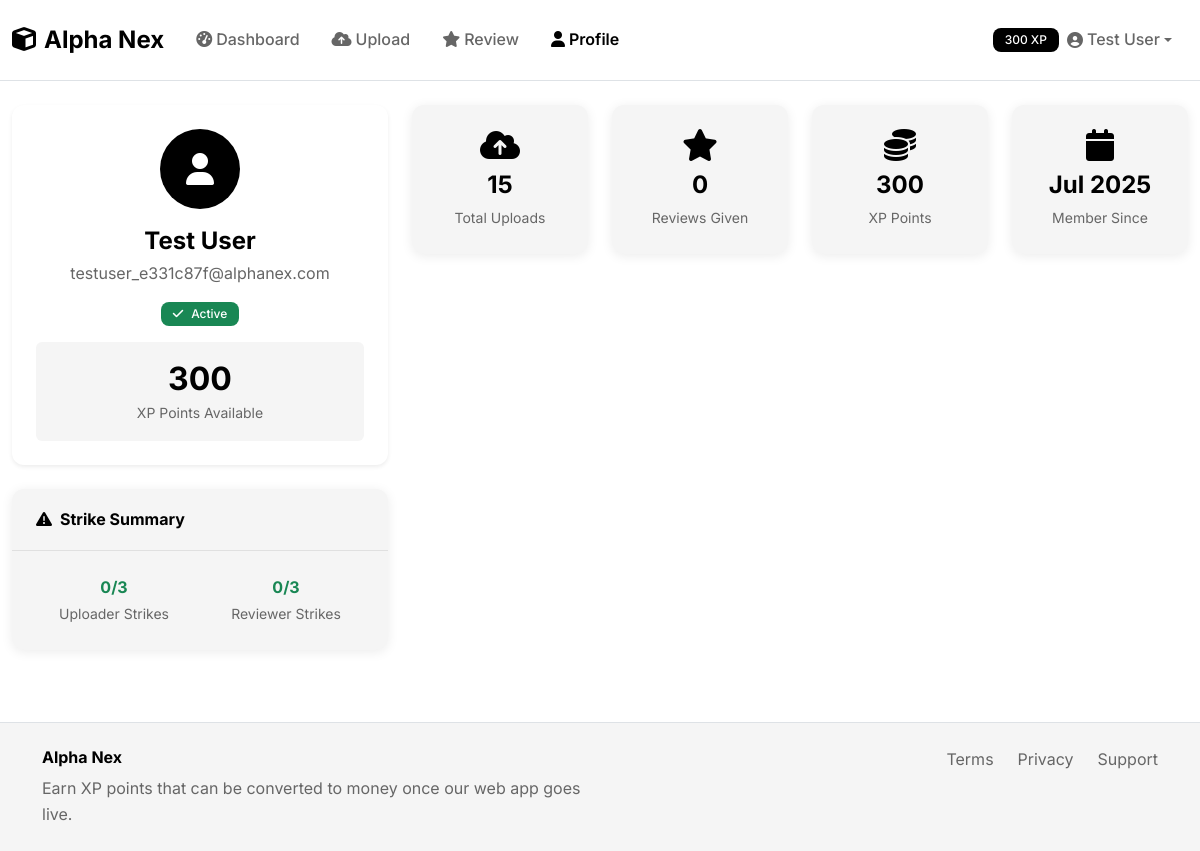
/profile (signed in), run on an earlier commit of the app's database.
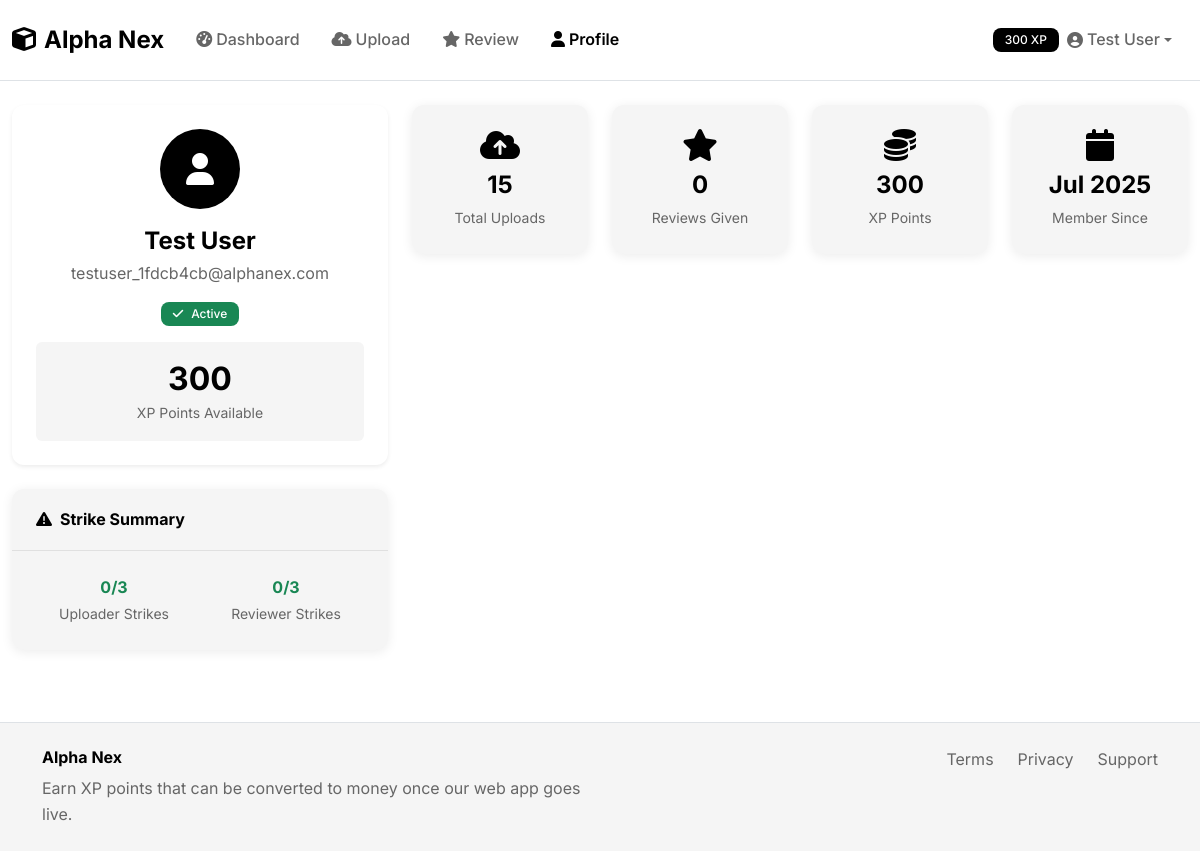
And on a later commit of the database.
### models.py (models this page shows, shortened)
class User(UserMixin, db.Model):
    id = db.Column(db.Integer, primary_key=True)
    name = db.Column(db.String(100), nullable=False)
    email = db.Column(db.String(120), unique=True, nullable=False)
    password_hash = db.Column(db.String(256), nullable=False)
    is_verified = db.Column(db.Boolean, default=False)
    xp_points = db.Column(db.Integer, default=0)
    uploader_strikes = db.Column(db.Integer, default=0)
    reviewer_strikes = db.Column(db.Integer, default=0)
    is_banned = db.Column(db.Boolean, default=False)
    created_at = db.Column(db.DateTime, default=datetime.utcnow)
    kyc_verified = db.Column(db.Boolean, default=False)
    document_path = db.Column(db.String(255))
    selfie_path = db.Column(db.String(255))
    daily_upload_bytes = db.Column(db.Integer, default=0)
    daily_upload_count = db.Column(db.Integer, default=0)
    daily_upload_reset = db.Column(db.DateTime, default=datetime.utcnow)
    daily_review_count = db.Column(db.Integer, default=0)
    daily_review_reset = db.Column(db.DateTime, default=datetime.utcnow)
    uploads = db.relationship('Upload', backref='user', lazy=True)
    reviews = db.relationship('Review', backref='reviewer', lazy=True)
    strikes = db.relationship('Strike', backref='user', lazy=True)

### routes.py (the view)
@app.route('/profile')
def profile():
    user_name = session.get('user_name')
    demo_user_id = session.get('demo_user_id')
    if not user_name or not demo_user_id:
        return redirect(url_for('name_entry'))
    demo_user = User.query.get(demo_user_id)
    if not demo_user:
        return redirect(url_for('name_entry'))
    strikes = Strike.query.filter_by(user_id=demo_user.id)\
                         .order_by(Strike.created_at.desc()).all()
    return render_template('profile.html', strikes=strikes,
                         current_user=demo_user, demo_user=demo_user)

### app.py (called while the page is built)
@login_manager.user_loader
def load_user(user_id):
    from models import User
    return User.query.get(int(user_id))

### templates/profile.html (shortened to what the changed rows need)
{% extends "base.html" %}
{% block content %}
<div class="row">
    <div class="col-lg-4">
        <div class="card border-0 shadow-sm mb-4">
            <div class="card-body text-center">
                <div class="bg-black text-white rounded-circle d-inline-flex align-items-center justify-content-center mb-3"
                     style="width: 80px; height: 80px;">
                    <i class="fas fa-user fa-2x"></i>
                </div>
                <h4 class="fw-bold text-black mb-1">{{ current_user.name }}</h4>
                <p class="text-muted mb-3">{{ current_user.email }}</p>
                <div class="d-flex justify-content-center gap-2 mb-3">
                    {% if current_user.is_banned %}
                    <span class="badge bg-danger">
                        <i class="fas fa-ban me-1"></i>Banned
                    </span>
                    {% else %}
                    <span class="badge bg-success">
                    </span>
                    {% endif %}
                </div>
                <div class="bg-light rounded p-3">
                    <h2 class="fw-bold text-black mb-0">{{ current_user.xp_points }}</h2>
                    <small class="text-muted">XP Points Available</small>
                </div>
            </div>
        </div>
        <div class="card border-0 {% if current_user.uploader_strikes > 0 or current_user.reviewer_strikes > 0 %}bg-warning bg-opacity-10 border-warning{% else %}bg-light{% endif %}">
            <div class="card-body">
                <div class="row text-center g-3">
                    <div class="col-6">
                        <div class="fw-bold text-{% if current_user.uploader_strikes >= 3 %}danger{% elif current_user.uploader_strikes > 0 %}warning{% else %}success{% endif %}">
                            {{ current_user.uploader_strikes }}/3
                        </div>
                        <small class="text-muted">Uploader Strikes</small>
                    </div>
                    <div class="col-6">
                        <div class="fw-bold text-{% if current_user.reviewer_strikes >= 3 %}danger{% elif current_user.reviewer_strikes > 0 %}warning{% else %}success{% endif %}">
                            {{ current_user.reviewer_strikes }}/3
                        </div>
                        <small class="text-muted">Reviewer Strikes</small>
                    </div>
                </div>
            </div>
        </div>
    </div>
    <div class="col-lg-8">
        <div class="row g-4 mb-4">
            <div class="col-sm-6 col-lg-3">
                <div class="card border-0 bg-light text-center">
                    <div class="card-body">
                        <i class="fas fa-coins fa-2x text-black mb-2"></i>
                        <h4 class="fw-bold text-black mb-1">{{ current_user.xp_points }}</h4>
                        <small class="text-muted">XP Points</small>
                    </div>
                </div>
            </div>
            <div class="col-sm-6 col-lg-3">
                <div class="card border-0 bg-light text-center">
                    <div class="card-body">
                        <i class="fas fa-calendar fa-2x text-black mb-2"></i>
                        <h4 class="fw-bold text-black mb-1">{{ current_user.created_at.strftime('%b %Y') }}</h4>
                        <small class="text-muted">Member Since</small>
                    </div>
                </div>
            </div>
        </div>
    </div>
</div>
{% endblock %}

### templates/base.html (shortened to what this page needs)
<!DOCTYPE html>
<html lang="en">
<head>
    <link href="https://cdn.jsdelivr.net/npm/bootstrap@5.3.0/dist/css/bootstrap.min.css" rel="stylesheet">
    <link href="https://cdnjs.cloudflare.com/ajax/libs/font-awesome/6.4.0/css/all.min.css" rel="stylesheet">
    <link href="{{ url_for('static', filename='css/style.css') }}" rel="stylesheet">
</head>
<body>
    <nav class="navbar navbar-expand-lg navbar-light bg-white border-bottom">
        <div class="container-fluid">
            <a class="navbar-brand fw-bold text-black" href="{{ url_for('index') }}">
                <i class="fas fa-cube me-2"></i>Alpha Nex
            </a>
            <div class="collapse navbar-collapse" id="navbarNav">
                <ul class="navbar-nav me-auto">
                    <li class="nav-item">
                        <a class="nav-link" href="{{ url_for('dashboard') }}">
                            <i class="fas fa-tachometer-alt me-1"></i>Dashboard
                        </a>
                    </li>
                    <li class="nav-item">
                        <a class="nav-link" href="{{ url_for('upload_file') }}">
                            <i class="fas fa-cloud-upload-alt me-1"></i>Upload
                        </a>
                    </li>
                    <li class="nav-item">
                        <a class="nav-link" href="{{ url_for('review_content') }}">
                            <i class="fas fa-star me-1"></i>Review
                        </a>
                    </li>
                    <li class="nav-item">
                        <a class="nav-link" href="{{ url_for('profile') }}">
                            <i class="fas fa-user me-1"></i>Profile
                        </a>
                    </li>
                </ul>
                <ul class="navbar-nav">
                    <li class="nav-item dropdown">
                        <a class="nav-link dropdown-toggle d-flex align-items-center" href="#" role="button" data-bs-toggle="dropdown">
                            <span class="badge bg-dark me-2">{{ demo_user.xp_points if demo_user else 500 }} XP</span>
                            <i class="fas fa-user-circle me-1"></i>{{ demo_user.name if demo_user else 'Demo User' }}
                        </a>
                    </li>
                </ul>
            </div>
        </div>
    </nav>
    <main class="container-fluid py-4">
        {% block content %}{% endblock %}
    </main>
    <footer class="bg-light border-top mt-5 py-4">
        <div class="container">
            <div class="row">
                <div class="col-md-6">
                    <h6 class="fw-bold text-black">Alpha Nex</h6>
                    <p class="text-muted mb-0">Earn XP points that can be converted to money once our web app goes live.</p>
                </div>
                <div class="col-md-6 text-md-end">
                    <div class="d-flex justify-content-md-end gap-4">
                        <a href="#" class="text-decoration-none text-muted">Terms</a>
                        <a href="#" class="text-decoration-none text-muted">Privacy</a>
                        <a href="#" class="text-decoration-none text-muted">Support</a>
                    </div>
                </div>
            </div>
        </div>
    </footer>
</body>
</html>

What changed in the data, as far as the page shows it:
changed User "Test User": email "testuser_e331c87f@alphanex.com" → "testuser_1fdcb4cb@alphanex.com"
